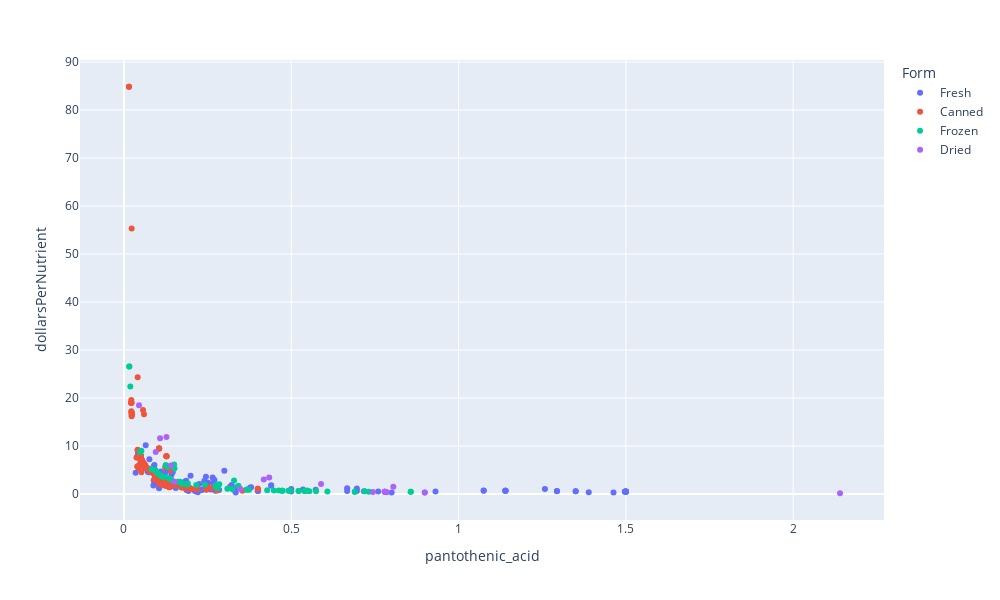

Notebook code for this chart:
### Code cell
import plotly.express as px

nutrient = combined.variable.unique()[10]

px.scatter(combined.query('variable==@nutrient')
           , x="amount"
           , y="dollarsPerNutrient"
           , color = 'Form'
           , width=1000, height=600
           , hover_name='Item'
           , labels={'amount':nutrient} 
           
          )

### Figure 1 — Plotly figure (JSON) as saved in the notebook; plotly's stock layout.template omitted (floating-point values rounded to 4 significant figures; data arrays with more than 128 entries replaced by an {"elided": "..."} marker saying what was removed)
{"data": [{"hovertemplate": "<b>%{hovertext}</b><br><br>Form=Fresh<br>pantothenic_acid=%{x}<br>dollarsPerNutrient=%{y}<extra></extra>", "hovertext": {"elided": "132 str values"}, "legendgroup": "Fresh", "marker": {"color": "#636efa", "symbol": "circle"}, "mode": "markers", "name": "Fresh", "orientation": "v", "showlegend": true, "type": "scatter", "x": {"elided": "132 float values"}, "xaxis": "x", "y": {"elided": "132 float values"}, "yaxis": "y"}, {"hovertemplate": "<b>%{hovertext}</b><br><br>Form=Canned<br>pantothenic_acid=%{x}<br>dollarsPerNutrient=%{y}<extra></extra>", "hovertext": {"elided": "163 str values"}, "legendgroup": "Canned", "marker": {"color": "#EF553B", "symbol": "circle"}, "mode": "markers", "name": "Canned", "orientation": "v", "showlegend": true, "type": "scatter", "x": {"elided": "163 float values"}, "xaxis": "x", "y": {"elided": "163 float values"}, "yaxis": "y"}, {"hovertemplate": "<b>%{hovertext}</b><br><br>Form=Frozen<br>pantothenic_acid=%{x}<br>dollarsPerNutrient=%{y}<extra></extra>", "hovertext": ["Blackberries", "Blueberries", "Blueberries", "Blueberries", "Blueberries", "Peaches", "Raspberries", "Raspberries", "Broccoli", "Broccoli", "Broccoli", "Broccoli", "Broccoli", "Brussels sprouts", "Brussels sprouts", "Brussels sprouts", "Carrots", "Carrots", "Carrots", "Cauliflower", "Cauliflower", "Cauliflower", "Collard greens", "Collard greens", "Collard greens", "Green beans", "Green beans", "Green beans", "Green beans", "Green peas", "Green peas", "Green peas", "Green peas", "Green peas", "Green peas", "Kale", "Lima beans", "Lima beans", "Lima beans", "Mustard greens", "Mustard greens", "Mustard greens", "Okra", "Potatoes, french fries", "Potatoes, french fries", "Potatoes, french fries", "Potatoes, french fries", "Potatoes, french fries", "Potatoes, french fries", "Potatoes, french fries", "Potatoes, french fries", "Potatoes, french fries", "Potatoes, french fries", "Potatoes, french fries", "Potatoes, french fries", "Potatoes, french fries", "Potatoes, french fries", "Potatoes, french fries", "Potatoes, french fries", "Potatoes, french fries", "Potatoes, french fries", "Potatoes, french fries", "Potatoes, french fries", "Potatoes, french fries", "Potatoes, french fries", "Potatoes, french fries", "Potatoes, french fries", "Potatoes, french fries", "Potatoes, french fries", "Potatoes, french fries", "Potatoes, french fries", "Potatoes, french fries", "Potatoes, french fries", "Potatoes, french fries", "Spinach", "Turnip greens", "Turnip greens", "Turnip greens"], "legendgroup": "Frozen", "marker": {"color": "#00cc96", "symbol": "circle"}, "mode": "markers", "name": "Frozen", "orientation": "v", "showlegend": true, "type": "scatter", "x": [0.151, 0, 0.125, 0.125, 0, 0.132, 0.329, 0.15, 0.279, 0.242, 0.274, 0.274, 0.274, 0.285, 0.342, 0.342, 0.187, 0.174, 0.174, 0.136, 0.098, 0.098, 0.11, 0.115, 0.115, 0.168, 0.104, 0.049, 0.049, 0.547, 0.72, 0.142, 0.857, 0.142, 0.857, 0.052, 0.191, 0.163, 0.163, 0.019, 0.016, 0.016, 0.216, 0.428, 0.732, 0.374, 0.323, 0, 0, 0, 0.367, 0.54, 0, 0.28, 0.309, 0.28, 0.574, 0, 0.473, 0.498, 0.522, 0.554, 0.473, 0, 0.463, 0.448, 0.491, 0, 0.608, 0.69, 0.54, 0.69, 0.473, 0.522, 0.094, 0.123, 0.083, 0.083], "xaxis": "x", "y": [5.309, null, 5.979, 5.979, null, 5.656, 2.806, 6.155, 1.702, 1.963, 1.733, 1.733, 1.733, 2.028, 1.69, 1.69, 1.976, 2.124, 2.124, 3.233, 4.487, 4.487, 3.812, 3.647, 3.647, 2.554, 4.125, 8.756, 8.756, 0.7632, 0.5798, 2.94, 0.4872, 2.94, 0.4872, 9.012, 2.193, 2.569, 2.569, 22.38, 26.58, 26.58, 1.895, 0.7918, 0.4629, 0.9061, 1.049, null, null, null, 0.9234, 0.6275, null, 1.21, 1.097, 1.21, 0.5904, null, 0.7164, 0.6805, 0.6492, 0.6117, 0.7164, null, 0.7319, 0.7564, 0.6902, null, 0.5574, 0.4911, 0.6275, 0.4911, 0.7164, 0.6492, 5.003, 3.486, 5.167, 5.167], "yaxis": "y"}, {"hovertemplate": "<b>%{hovertext}</b><br><br>Form=Dried<br>pantothenic_acid=%{x}<br>dollarsPerNutrient=%{y}<extra></extra>", "hovertext": ["Cranberries", "Dates", "Dates", "Figs", "Figs", "Grapes (raisins)", "Grapes (raisins)", "Grapes (raisins)", "Plum (prunes)", "Plum (prunes)", "Black beans", "Black beans", "Blackeye peas", "Kidney beans", "Kidney beans", "Kidney beans", "Kidney beans", "Lentils", "Lentils", "Navy beans", "Pinto beans"], "legendgroup": "Dried", "marker": {"color": "#ab63fa", "symbol": "circle"}, "mode": "markers", "name": "Dried", "orientation": "v", "showlegend": true, "type": "scatter", "x": [0, 0.589, 0.805, 0.434, 0.127, 0.095, 0.045, 0.14, 0.418, 0.108, 0.899, 0.899, 0.151, 0.78, 0.779, 0.78, 0.78, 2.14, 0.348, 0.744, 0.785], "xaxis": "x", "y": [null, 2.085, 1.526, 3.473, 11.87, 8.772, 18.52, 5.953, 3.009, 11.64, 0.3373, 0.3373, 2.567, 0.4867, 0.4873, 0.4867, 0.4867, 0.1699, 1.045, 0.4428, 0.3632], "yaxis": "y"}], "layout": {"height": 600, "legend": {"title": {"text": "Form"}, "tracegroupgap": 0}, "margin": {"t": 60}, "width": 1000, "xaxis": {"anchor": "y", "autorange": true, "domain": [0, 1], "range": [-0.1314, 2.271], "title": {"text": "pantothenic_acid"}, "type": "linear"}, "yaxis": {"anchor": "x", "autorange": true, "domain": [0, 1], "range": [-5.401, 90.4], "title": {"text": "dollarsPerNutrient"}, "type": "linear"}}}
